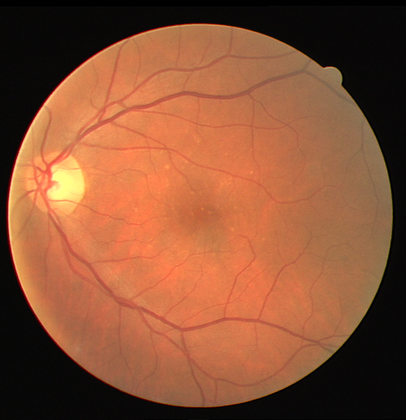
%> input picture Data_Set/1.tif, 406 x 420 px, shrunk from 565 x 584 before the run
$ octave --eval "result = vesselSegPC(imread('../Data_Set/1.tif'));"   (GNU Octave 9; MATLAB toolbox functions it lacks are replaced by stand-ins)
%> lines starting %> are read from the running program, lines starting %| are printed output that depends on the picture; in (x1, y1, x2, y2) boxes, pixels count from 0 and x2, y2 are one past the last pixel; in counts of white or black regions, pixels touching at a corner belong together; the program's own positions count from 1
### code/prinCur.m
function lamda2=prinCur(Image)
%This Function perform region extraction of feature - principal curvature
%of the image which is needed in applying region groeing
%Image : Input Image
%Here we obtain parameters for Hessian metrx in every pixel and find eigen
%values of the hessian matrix using lamdafind function
%Author : Achintha Iroshan ,University of Moratuwa

% Obtain parameters for hessien matrix
[gx, gy] = gradient(double(Image));
[gxx, gxy] = gradient(gx);
[gxy, gyy] = gradient(gy);


[row,col]=size(Image);
lamdaplus = zeros(row,col);
lamdaminus = zeros(row,col);

%finding eigen values of hessian matrix [gxx gxy;gxy gyy]

for r = 1:row
    for c = 1:col
            [lamdaplus(r,c),lamdaminus(r,c)]=lamdafind(gxx(r,c),gyy(r,c),gxy(r,c));
    end
end


%lamda1=min(abs(lamdaplus),abs(lamdaminus));

%obtain the maximum principal curvature
%lamda2=max(abs(lamdaplus),abs(lamdaminus));
lamda2 = lamdaplus;
end

### code/isodata.m

function [level,MAT,MBT]=isodata(I)
%   ISODATA Compute global image threshold using iterative isodata method.
%   LEVEL = ISODATA(I) computes a global threshold (LEVEL) that can be
%   used to convert an intensity image to a binary image with IM2BW. LEVEL
%   is a normalized intensity value that lies in the range [0, 1].
%   This iterative technique for choosing a threshold was developed by Ridler and Calvard .
%   The histogram is initially segmented into two parts using a starting threshold value such as 0 = 2B-1,
%   half the maximum dynamic range.
%   The sample mean (mf,0) of the gray values associated with the foreground pixels and the sample mean (mb,0)
%   of the gray values associated with the background pixels are computed. A new threshold value 1 is now computed
%   as the average of these two sample means. The process is repeated, based upon the new threshold,
%   until the threshold value does not change any more.

%
%   Class Support
%   -------------
%   The input image I can be of class uint8, uint16, or double and it
%   must be nonsparse.  LEVEL is a double scalar.
%
%   Example
%   -------
%       I = imread('blood1.tif');
%       level = graythresh(I);
%       BW = im2bw(I,level);
%       imshow(BW)
%
%   See also IM2BW.
%
% Reference :T.W. Ridler, S. Calvard, Picture thresholding using an iterative selection method,
%            IEEE Trans. System, Man and Cybernetics, SMC-8 (1978) 630-632.

% Convert all N-D arrays into a single column.  Convert to uint8 for
% fastest histogram computation.
I = im2uint8(I(:));

% STEP 1: Compute mean intensity of image from histogram, set T=mean(I)
[counts,N]=imhist(I);
counts(1)=0;
i=1;
mu=cumsum(counts);
T(i)=(sum(N.*counts))/mu(end);
T(i)=round(T(i));

% STEP 2: compute Mean above T (MAT) and Mean below T (MBT) using T from
% step 1
mu2=cumsum(counts(1:T(i)));
MBT=sum(N(1:T(i)).*counts(1:T(i)))/mu2(end);

mu3=cumsum(counts(T(i):end));
MAT=sum(N(T(i):end).*counts(T(i):end))/mu3(end);
i=i+1;
% new T = (MAT+MBT)/2
T(i)=round((MAT+MBT)/2);

% STEP 3 to n: repeat step 2 if T(i)~=T(i-1)
while abs(T(i)-T(i-1))>=1
    mu2=cumsum(counts(1:T(i)));
    MBT=sum(N(1:T(i)).*counts(1:T(i)))/mu2(end);

    mu3=cumsum(counts(T(i):end));
    MAT=sum(N(T(i):end).*counts(T(i):end))/mu3(end);

    i=i+1;
    T(i)=round((MAT+MBT)/2);
    Threshold=T(i);
end

 % Normalize the threshold to the range [i, 1].
level = (Threshold - 1) / (N(end) - 1);
MAT = MAT / (N(end) - 1);
MBT = MBT / (N(end) - 1);
end

### code/vesselSegPC.m
function [segImage] = vesselSegPC(inputImage)
%Vessel Extraction of retinal fundus Image using principal curvature
%inputImage : input retinal fundus image
%output - segImage : Segmented binary image
%Reference : Achintha Iroshan ,University of Moratuwa

%Generation of image mask
mask = im2bw(inputImage,20/255);
se = strel('diamond',20);               %str. element of dimond type of size 20 (errosion)
erodedmask = im2uint8(imerode(mask,se));    %erroded img
figure;
imshow(erodedmask);
title("Generation of image mask");

%Apply gaussian filter to the image where s=1.45
img3= imgaussfilt(inputImage(:,:,2) ,1.45);     %sigma st. deviation (s)
figure;
imshow(img3);
title("After Gaussian Filter");

%Finding lamda - principal curvature
lamda2=prinCur(img3);
maxprincv = im2uint8(lamda2/max(lamda2(:)));
maxprincvmsk = maxprincv.*(erodedmask/255);
figure;
imshow(maxprincvmsk);
title("Finding lamda - principal curvature");

%Contrast enhancement.
newprI = adapthisteq(maxprincvmsk,'numTiles',[8 8],'nBins',128);
thresh = isodata(newprI);
vessels = im2bw(newprI,thresh);
figure;
imshow(vessels);
title("Contrast enhancement.");

%Filtering out small segments
vessels = bwareaopen(vessels, 200);
segImage = vessels;
figure;
imshow(segImage);
title("Filtering out small segments");
%> in vesselSegPC, `mask = im2bw(inputImage,20/255);`:
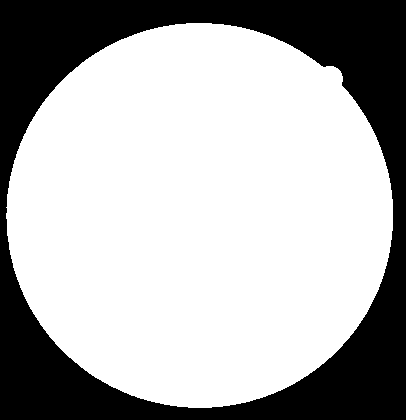
%> mask: size 420x406 logical; 68.7% white; 1 black region, box (x1, y1, x2, y2) and area: (0, 0, 406, 420) 53412
%> in vesselSegPC, `erodedmask = im2uint8(imerode(mask,se));`: erodedmask: size 420x406 uint8; 56.3% white; 1 black region, box (x1, y1, x2, y2) and area: (0, 0, 406, 420) 74584
%> in vesselSegPC, `img3= imgaussfilt(inputImage(:,:,2) ,1.45);`:
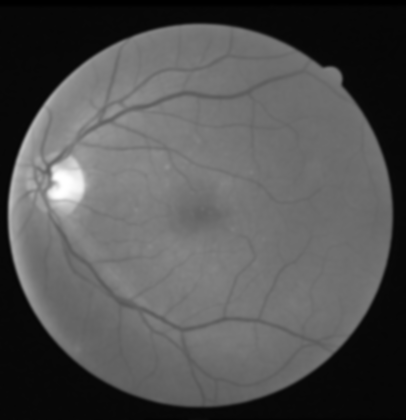
%> img3: size 420x406 uint8; min 0, max 255, mean 82.8
%> in prinCur, `[gx, gy] = gradient(double(Image));`:
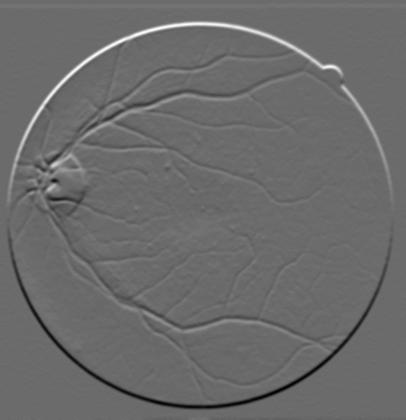
%> gy: size 420x406 double; min -24.5, max 33.5, mean 0; drawn with min black and max white
%> in prinCur, `[gxy, gyy] = gradient(gy);`:
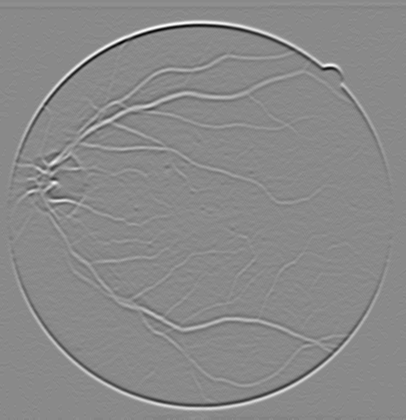
%> gyy: size 420x406 double; min -13.75, max 11.75, mean -0.00217; drawn with min black and max white
%> after the loop in prinCur, `for r = 1:row`:
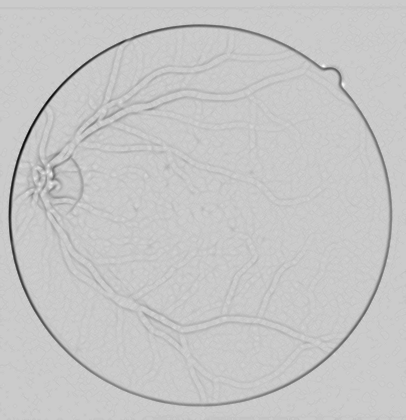
%> lamdaminus: size 420x406 double; min -23.05, max 5.86, mean -0.527; drawn with min black and max white
%> after the loop in prinCur, `for r = 1:row`:
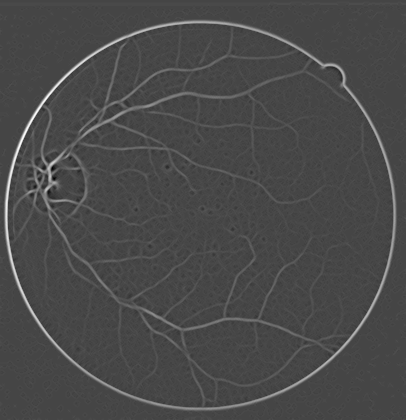
%> lamdaplus: size 420x406 double; min -7.2, max 19.41, mean 0.524; drawn with min black and max white
%> in isodata, `[counts,N]=imhist(I);`: counts = 256 values, max 110555 at index 1, min 0 at index 2, mean 666.1; N = 256 values from 0 to 255
%> in isodata, `mu=cumsum(counts);`: mu = 256 values from 0 to 59965
%> in isodata, `mu2=cumsum(counts(1:T(i)));`: mu2 = 17 values from 0 to 46377
%> in isodata, `MBT=sum(N(1:T(i)).*counts(1:T(i)))/mu2(end);`: MBT = 7.63
%> in isodata, `mu3=cumsum(counts(T(i):end));`: mu3 = 240 values from 0 to 13588
%> in isodata, `MAT=sum(N(T(i):end).*counts(T(i):end))/mu3(end);`: MAT = 47.73
%> the loop in isodata, `while abs(T(i)-T(i-1))>=1` made 6 passes
%> (MBT, MAT, Threshold) on passes 1 to 6: (9.06, 64.6, 37), (9.96, 73.19, 42), (10.42, 78.13, 44), (10.42, 81.62, 46), (10.55, 83.13, 47), (10.85, 83.13, 47)
%> after the loop in isodata, `while abs(T(i)-T(i-1))>=1`: T = [17 28 37 42 44 46 47 47]
%> in isodata, `level = (Threshold - 1) / (N(end) - 1);`: level = 0.181
%> in isodata, `MAT = MAT / (N(end) - 1);`: MAT = 0.327
%> in isodata, `MBT = MBT / (N(end) - 1);`: MBT = 0.0427
%> in vesselSegPC, `thresh = isodata(newprI);`: thresh = 0.181
%> in vesselSegPC, `vessels = im2bw(newprI,thresh);`: vessels: size 420x406 logical; 2.7% white in thin lines or dots, all inside (x1, y1, x2, y2) = (27, 55, 330, 388)
%> in vesselSegPC, `vessels = bwareaopen(vessels, 200);`:
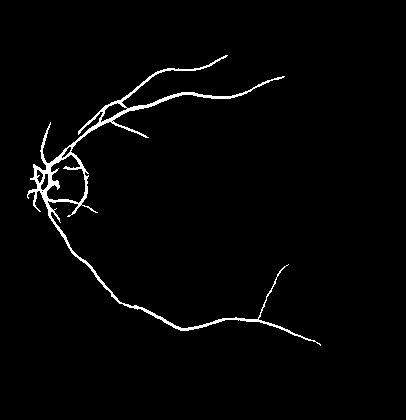
%> vessels: size 420x406 logical; 2% white in thin lines or dots, all inside (x1, y1, x2, y2) = (27, 55, 321, 346)
